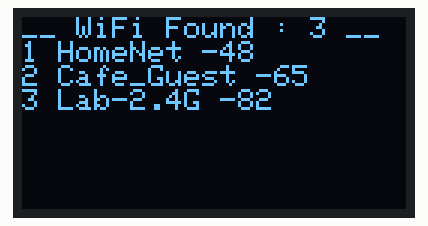
A sketch run on a simulated ESP32. Parts: 128×64 one-colour display. The display library's start-up logo is not drawn; a WiFi scan finds three made-up networks.

Above: at 4.3 s.

The sketch:

R32_OLED_WIFI_SCANNER.ino
```cpp
/**
4 WIRE i2c OLED VCC=3V3,Common GND,SCL & SDA.
R32 are UNO styled microcontroller uploaded with ESP32 DEV MODULE
Boot up on your own logo http://javl.github.io/image2cpp/ ,splash.h modification in lib,backup existing.
,if failed return to default splash= choose erase all flash when reflashing after restoring backup splash.h
Choose custom font  :   http://oleddisplay.squix.ch/#/home
Modified & Developed by https://srotogargees.business.site/
Created on:11-02-2019
Revised on:21-08-2019
*/

//#include "ESP8266WiFi.h"                                                         // Uncomment for esp8266 modules
#include "WiFi.h"                                                                  // esp32 wifi driver,Comment if esp8266 vice versa
#include <SPI.h>
#include <Wire.h>
#include <Adafruit_GFX.h>
#include <Adafruit_SSD1306.h>
#define SCREEN_WIDTH 128
#define SCREEN_HEIGHT 64
#define OLED_RESET     4
Adafruit_SSD1306 display(SCREEN_WIDTH, SCREEN_HEIGHT, &Wire, OLED_RESET);          // i[]c constructors


void setup()   {

  display.begin(SSD1306_SWITCHCAPVCC, 0x3C);                                        //start the OLED @ Hex addy 0x3C
  display.display();                                                                //show the Adafruit Logo or custom logo splash.h
  delay(2000);                                                                      //for 2 seconds
  display.clearDisplay();                                                           //clear display & buffer
  WiFi.mode(WIFI_STA);                                                              //set WiFi mode
  WiFi.disconnect();                                                                //WiFi disconnect
  delay(100);                                                                       //short wait

}


void loop() {

  display.clearDisplay();                                                           //clear display @ beginning of each loop
  display.setTextSize(1);                                                           //set smallest text size
  display.setTextColor(WHITE);                                                      //set text color to WHITE
  display.setCursor(0,0);                                                           //cursor to upper left

  //display.println("scan start");

int n = WiFi.scanNetworks();                                                        //get # of networks
  display.print("__ WiFi Found : ");                                                //compacted title with scan result (n)

  if (n == 0)                                                                       //if no networks found
    display.println("no networks found");                                           //print msg to buffer
  else                                                                              //otherwise..
  {
    display.print(n);                                                               //print number of AP found to compacted title
    display.println(" __");

    for (int i = 0; i < n; ++i)                                                     //for loop for # of networks
    {
                                                                                    //print SSID and RSSI for each network found
      display.print(i + 1);
      display.print(" ");
      display.print(WiFi.SSID(i));
      display.print(" ");
      display.print(WiFi.RSSI(i));
      display.print(" ");                                                                    // leave a empty colomn space
      //display.print((WiFi.encryptionType(i) == ENC_TYPE_NONE)?" Unsecured":" Secured");    // Wifi Security Check protocol
      display.println();                                                                     // add next AP in new row to buffer
      delay(10);
    }
  }
  display.println("");                                                             //display everything in bitween " "
  display.display();                                                               //show data in buffer
  delay(5000);                                                                     //wait 5 seconds till next loop
}
```
